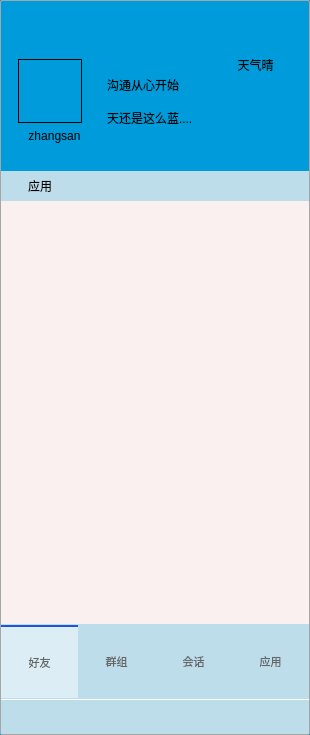
<?xml version="1.0" encoding="UTF-8"?>
<ui version="4.0">
 <class>MainWindow</class>
 <widget class="QWidget" name="MainWindow">
  <property name="geometry">
   <rect>
    <x>0</x>
    <y>0</y>
    <width>310</width>
    <height>735</height>
   </rect>
  </property>
  <property name="maximumSize">
   <size>
    <width>362</width>
    <height>16777215</height>
   </size>
  </property>
  <property name="windowTitle">
   <string>畅想聊天APP</string>
  </property>
  <property name="windowIcon">
   <iconset resource="resource.qrc">
    <normaloff>:/resource/background/app.png</normaloff>:/resource/background/app.png</iconset>
  </property>
  <property name="styleSheet">
   <string notr="true">QWidget#widgetBottom {
    /*background-image: url(:/resource/background/background.png);*/
    background-color: #009bdb;

}

QWidget#widgetButtons {
    background-color: #CAEEEEEE;
}

QWidget#widgetMenu {
    border-top: 1px solid #FFFFFF;
    background-color: #CAEEEEEE;
}

QWidget#widgetButtons QToolButton {
    border: none;
    padding-top: 5px;
    padding-bottom: 5px;
    min-width: 75px;
    min-height: 58px;
    color: #666666;
    font: 11px;
}

QWidget#widgetButtons QToolButton:hover {
    border: none;
    min-width: 90px;
    color: #666666;
    font-family: &quot;微软雅黑&quot;;
    font: 11px;
}

QWidget#widgetButtons QToolButton:checked {
    border-top: 2px solid #2254D8;
    background-color: #7AFFFFFF;
}
/*系统底部菜单界面样式设计*/
QWidget#widgetMenu QToolButton {
    border: none;
    border-radius: 0px;
    background-color: none;
}

QWidget#widgetMenu QToolButton:hover {
    border: none;
    border-radius: 0px;
    background-color: #E2EFE8;
}

QPushButton#btnSysMenu {
    border: none;
    border-radius: 0px;
    background-color: none;
}

QPushButton#btnSysMenu:hover {
    border: none;
    border-radius: 0px;
    background-color: #E2EFE8;
}

QPushButton#btnSysMenu::menu-indicator {
    width: 0px;
    image: none;
    border: none;
}
QWidget#MainWindow,QWidget#SystemSetting,QWidget#PictureCutDialog,CBaseDialog {
    border: 1px solid #A5A6A8;
    border-radius: 2px;
	
	background-color: #009bdb;
}
QPushButton#btnWinMin,QPushButton#btnWinClose, QPushButton#btnWinMenu {
    border: none;
    background-color: transparent;
    min-width: 24px;
    min-height: 24px;
}
QWidget#widgetConVT  {
	
	background-color: rgb(189, 221, 235);
}</string>
  </property>
  <layout class="QVBoxLayout" name="verticalLayout">
   <property name="spacing">
    <number>0</number>
   </property>
   <property name="leftMargin">
    <number>1</number>
   </property>
   <property name="topMargin">
    <number>1</number>
   </property>
   <property name="rightMargin">
    <number>1</number>
   </property>
   <property name="bottomMargin">
    <number>1</number>
   </property>
   <item>
    <widget class="QWidget" name="widgetUserInfo" native="true">
     <property name="minimumSize">
      <size>
       <width>0</width>
       <height>170</height>
      </size>
     </property>
     <property name="maximumSize">
      <size>
       <width>16777215</width>
       <height>170</height>
      </size>
     </property>
     <layout class="QVBoxLayout" name="verticalLayout_9">
      <property name="spacing">
       <number>0</number>
      </property>
      <property name="leftMargin">
       <number>1</number>
      </property>
      <property name="topMargin">
       <number>1</number>
      </property>
      <property name="rightMargin">
       <number>1</number>
      </property>
      <property name="bottomMargin">
       <number>1</number>
      </property>
      <item>
       <widget class="QWidget" name="widgetWinBar" native="true">
        <property name="minimumSize">
         <size>
          <width>0</width>
          <height>30</height>
         </size>
        </property>
        <property name="maximumSize">
         <size>
          <width>16777215</width>
          <height>30</height>
         </size>
        </property>
        <property name="styleSheet">
         <string notr="true">QPushButton#btnWinMin,QPushButton#btnWinClose, QPushButton#btnWinMenu {
    border: none;
    background-color: transparent;
    min-width: 24px;
    min-height: 24px;
}</string>
        </property>
        <layout class="QHBoxLayout" name="horizontalLayout_7">
         <property name="spacing">
          <number>0</number>
         </property>
         <property name="leftMargin">
          <number>0</number>
         </property>
         <property name="topMargin">
          <number>0</number>
         </property>
         <property name="rightMargin">
          <number>5</number>
         </property>
         <property name="bottomMargin">
          <number>0</number>
         </property>
         <item>
          <widget class="QLabel" name="label_9">
           <property name="minimumSize">
            <size>
             <width>30</width>
             <height>0</height>
            </size>
           </property>
           <property name="text">
            <string/>
           </property>
           <property name="pixmap">
            <pixmap resource="images.qrc">:/images/wechat.png</pixmap>
           </property>
          </widget>
         </item>
         <item>
          <spacer name="horizontalSpacer">
           <property name="orientation">
            <enum>Qt::Horizontal</enum>
           </property>
           <property name="sizeHint" stdset="0">
            <size>
             <width>220</width>
             <height>20</height>
            </size>
           </property>
          </spacer>
         </item>
         <item>
          <widget class="QPushButton" name="btnWinMenu">
           <property name="focusPolicy">
            <enum>Qt::NoFocus</enum>
           </property>
           <property name="text">
            <string/>
           </property>
           <property name="icon">
            <iconset resource="resource.qrc">
             <normaloff>:/resource/common/ic_login_cfg.png</normaloff>:/resource/common/ic_login_cfg.png</iconset>
           </property>
          </widget>
         </item>
         <item>
          <widget class="QPushButton" name="btnWinMin">
           <property name="focusPolicy">
            <enum>Qt::NoFocus</enum>
           </property>
           <property name="text">
            <string/>
           </property>
           <property name="icon">
            <iconset resource="resource.qrc">
             <normaloff>:/resource/common/ic_min.png</normaloff>:/resource/common/ic_min.png</iconset>
           </property>
          </widget>
         </item>
         <item>
          <widget class="QPushButton" name="btnWinClose">
           <property name="focusPolicy">
            <enum>Qt::NoFocus</enum>
           </property>
           <property name="text">
            <string/>
           </property>
           <property name="icon">
            <iconset resource="resource.qrc">
             <normaloff>:/resource/common/ic_close_white.png</normaloff>:/resource/common/ic_close_white.png</iconset>
           </property>
          </widget>
         </item>
        </layout>
       </widget>
      </item>
      <item>
       <layout class="QHBoxLayout" name="horizontalLayout_8">
        <property name="spacing">
         <number>5</number>
        </property>
        <property name="leftMargin">
         <number>5</number>
        </property>
        <property name="rightMargin">
         <number>5</number>
        </property>
        <item>
         <widget class="QWidget" name="widget" native="true">
          <layout class="QVBoxLayout" name="verticalLayout_2">
           <item>
            <spacer name="verticalSpacer_4">
             <property name="orientation">
              <enum>Qt::Vertical</enum>
             </property>
             <property name="sizeHint" stdset="0">
              <size>
               <width>20</width>
               <height>40</height>
              </size>
             </property>
            </spacer>
           </item>
           <item>
            <widget class="WidgetHead" name="widgetHead" native="true">
             <property name="minimumSize">
              <size>
               <width>64</width>
               <height>64</height>
              </size>
             </property>
             <property name="maximumSize">
              <size>
               <width>64</width>
               <height>64</height>
              </size>
             </property>
             <property name="styleSheet">
              <string notr="true">border: 1px solid #000000;</string>
             </property>
             <layout class="QHBoxLayout" name="horizontalLayout_9">
              <property name="spacing">
               <number>0</number>
              </property>
              <property name="leftMargin">
               <number>0</number>
              </property>
              <property name="topMargin">
               <number>0</number>
              </property>
              <property name="rightMargin">
               <number>0</number>
              </property>
              <property name="bottomMargin">
               <number>0</number>
              </property>
             </layout>
            </widget>
           </item>
           <item>
            <widget class="QLabel" name="labelUser">
             <property name="text">
              <string>zhangsan</string>
             </property>
             <property name="alignment">
              <set>Qt::AlignCenter</set>
             </property>
            </widget>
           </item>
           <item>
            <spacer name="verticalSpacer_3">
             <property name="orientation">
              <enum>Qt::Vertical</enum>
             </property>
             <property name="sizeHint" stdset="0">
              <size>
               <width>20</width>
               <height>40</height>
              </size>
             </property>
            </spacer>
           </item>
          </layout>
         </widget>
        </item>
        <item>
         <layout class="QVBoxLayout" name="verticalLayout_7">
          <property name="spacing">
           <number>15</number>
          </property>
          <item>
           <spacer name="verticalSpacer_2">
            <property name="orientation">
             <enum>Qt::Vertical</enum>
            </property>
            <property name="sizeHint" stdset="0">
             <size>
              <width>20</width>
              <height>40</height>
             </size>
            </property>
           </spacer>
          </item>
          <item>
           <widget class="QLabel" name="labelUserName">
            <property name="text">
             <string>沟通从心开始</string>
            </property>
           </widget>
          </item>
          <item>
           <widget class="QLabel" name="labelUserMask">
            <property name="text">
             <string>天还是这么蓝....</string>
            </property>
           </widget>
          </item>
          <item>
           <spacer name="verticalSpacer">
            <property name="orientation">
             <enum>Qt::Vertical</enum>
            </property>
            <property name="sizeHint" stdset="0">
             <size>
              <width>20</width>
              <height>40</height>
             </size>
            </property>
           </spacer>
          </item>
         </layout>
        </item>
        <item>
         <layout class="QVBoxLayout" name="verticalLayout_8">
          <item>
           <widget class="QLabel" name="label_10">
            <property name="text">
             <string>天气晴</string>
            </property>
            <property name="alignment">
             <set>Qt::AlignCenter</set>
            </property>
           </widget>
          </item>
          <item>
           <widget class="QLabel" name="label_12">
            <property name="text">
             <string/>
            </property>
            <property name="alignment">
             <set>Qt::AlignCenter</set>
            </property>
           </widget>
          </item>
         </layout>
        </item>
       </layout>
      </item>
     </layout>
    </widget>
   </item>
   <item>
    <widget class="AnimationStackedWidget" name="GCStackedWidget">
     <property name="styleSheet">
      <string notr="true"/>
     </property>
     <property name="currentIndex">
      <number>3</number>
     </property>
     <widget class="QWidget" name="page2">
      <layout class="QVBoxLayout" name="verticalLayout_4">
       <property name="spacing">
        <number>0</number>
       </property>
       <property name="leftMargin">
        <number>0</number>
       </property>
       <property name="topMargin">
        <number>0</number>
       </property>
       <property name="rightMargin">
        <number>0</number>
       </property>
       <property name="bottomMargin">
        <number>0</number>
       </property>
       <item>
        <widget class="QWidget" name="widgetFrindT" native="true">
         <property name="maximumSize">
          <size>
           <width>16777215</width>
           <height>30</height>
          </size>
         </property>
         <property name="styleSheet">
          <string notr="true">background-color: rgb(189, 221, 235);</string>
         </property>
         <layout class="QHBoxLayout" name="horizontalLayout_3" stretch="0,1">
          <property name="spacing">
           <number>10</number>
          </property>
          <property name="leftMargin">
           <number>10</number>
          </property>
          <property name="topMargin">
           <number>0</number>
          </property>
          <property name="rightMargin">
           <number>0</number>
          </property>
          <property name="bottomMargin">
           <number>0</number>
          </property>
          <item>
           <widget class="QLabel" name="label_3">
            <property name="text">
             <string/>
            </property>
            <property name="pixmap">
             <pixmap resource="resource.qrc">:/resource/images/ic_user.png</pixmap>
            </property>
            <property name="scaledContents">
             <bool>false</bool>
            </property>
           </widget>
          </item>
          <item>
           <widget class="QLabel" name="label_4">
            <property name="styleSheet">
             <string notr="true"/>
            </property>
            <property name="text">
             <string>联系人</string>
            </property>
           </widget>
          </item>
         </layout>
        </widget>
       </item>
       <item>
        <widget class="QQListWidget" name="frindListWidget" native="true">
         <property name="styleSheet">
          <string notr="true">background-color: rgb(250, 240, 240);</string>
         </property>
        </widget>
       </item>
      </layout>
     </widget>
     <widget class="QWidget" name="page3">
      <layout class="QVBoxLayout" name="verticalLayout_3">
       <property name="spacing">
        <number>0</number>
       </property>
       <property name="leftMargin">
        <number>0</number>
       </property>
       <property name="topMargin">
        <number>0</number>
       </property>
       <property name="rightMargin">
        <number>0</number>
       </property>
       <property name="bottomMargin">
        <number>0</number>
       </property>
       <item>
        <widget class="QWidget" name="widgetGroupT" native="true">
         <property name="maximumSize">
          <size>
           <width>16777215</width>
           <height>30</height>
          </size>
         </property>
         <property name="styleSheet">
          <string notr="true">background-color: rgb(189, 221, 235);</string>
         </property>
         <layout class="QHBoxLayout" name="horizontalLayout_4" stretch="0,1">
          <property name="spacing">
           <number>10</number>
          </property>
          <property name="leftMargin">
           <number>10</number>
          </property>
          <property name="topMargin">
           <number>0</number>
          </property>
          <property name="rightMargin">
           <number>0</number>
          </property>
          <property name="bottomMargin">
           <number>0</number>
          </property>
          <item>
           <widget class="QLabel" name="label_5">
            <property name="text">
             <string/>
            </property>
            <property name="pixmap">
             <pixmap resource="resource.qrc">:/resource/images/ic_group.png</pixmap>
            </property>
            <property name="scaledContents">
             <bool>false</bool>
            </property>
           </widget>
          </item>
          <item>
           <widget class="QLabel" name="label_6">
            <property name="text">
             <string>群组</string>
            </property>
           </widget>
          </item>
         </layout>
        </widget>
       </item>
       <item>
        <widget class="QQListWidget" name="groupListWidget" native="true">
         <property name="styleSheet">
          <string notr="true">background-color: rgb(250, 240, 240);</string>
         </property>
        </widget>
       </item>
      </layout>
     </widget>
     <widget class="QWidget" name="page">
      <layout class="QVBoxLayout" name="verticalLayout_10">
       <property name="spacing">
        <number>0</number>
       </property>
       <property name="leftMargin">
        <number>0</number>
       </property>
       <property name="topMargin">
        <number>0</number>
       </property>
       <property name="rightMargin">
        <number>0</number>
       </property>
       <property name="bottomMargin">
        <number>0</number>
       </property>
       <item>
        <widget class="QWidget" name="widgetConVT" native="true">
         <property name="maximumSize">
          <size>
           <width>16777215</width>
           <height>30</height>
          </size>
         </property>
         <property name="styleSheet">
          <string notr="true">background-color: rgb(189, 221, 235);</string>
         </property>
         <layout class="QHBoxLayout" name="horizontalLayout_2" stretch="0,1">
          <property name="spacing">
           <number>10</number>
          </property>
          <property name="leftMargin">
           <number>10</number>
          </property>
          <property name="topMargin">
           <number>0</number>
          </property>
          <property name="rightMargin">
           <number>0</number>
          </property>
          <property name="bottomMargin">
           <number>0</number>
          </property>
          <item>
           <widget class="QLabel" name="label">
            <property name="styleSheet">
             <string notr="true"/>
            </property>
            <property name="text">
             <string/>
            </property>
            <property name="pixmap">
             <pixmap resource="resource.qrc">:/resource/images/ic_chat.png</pixmap>
            </property>
            <property name="scaledContents">
             <bool>false</bool>
            </property>
           </widget>
          </item>
          <item>
           <widget class="QLabel" name="label_2">
            <property name="text">
             <string>会话</string>
            </property>
           </widget>
          </item>
         </layout>
        </widget>
       </item>
       <item>
        <widget class="QQListWidget" name="convationListWidget" native="true">
         <property name="styleSheet">
          <string notr="true">background-color: rgb(250, 240, 240);</string>
         </property>
        </widget>
       </item>
      </layout>
     </widget>
     <widget class="QWidget" name="page_2">
      <layout class="QVBoxLayout" name="verticalLayout_6">
       <property name="spacing">
        <number>0</number>
       </property>
       <property name="leftMargin">
        <number>0</number>
       </property>
       <property name="topMargin">
        <number>0</number>
       </property>
       <property name="rightMargin">
        <number>0</number>
       </property>
       <property name="bottomMargin">
        <number>0</number>
       </property>
       <item>
        <widget class="QWidget" name="widgetApply" native="true">
         <property name="maximumSize">
          <size>
           <width>16777215</width>
           <height>30</height>
          </size>
         </property>
         <property name="styleSheet">
          <string notr="true">background-color: rgb(189, 221, 235);</string>
         </property>
         <layout class="QHBoxLayout" name="horizontalLayout_6" stretch="0,1">
          <property name="spacing">
           <number>10</number>
          </property>
          <property name="leftMargin">
           <number>10</number>
          </property>
          <property name="topMargin">
           <number>0</number>
          </property>
          <property name="rightMargin">
           <number>0</number>
          </property>
          <property name="bottomMargin">
           <number>0</number>
          </property>
          <item>
           <widget class="QLabel" name="label_7">
            <property name="text">
             <string/>
            </property>
            <property name="pixmap">
             <pixmap resource="resource.qrc">:/resource/images/ic_app.png</pixmap>
            </property>
            <property name="scaledContents">
             <bool>false</bool>
            </property>
           </widget>
          </item>
          <item>
           <widget class="QLabel" name="label_8">
            <property name="text">
             <string>应用</string>
            </property>
           </widget>
          </item>
         </layout>
        </widget>
       </item>
       <item>
        <widget class="QQListWidget" name="widget_5" native="true">
         <property name="styleSheet">
          <string notr="true">background-color: rgb(250, 240, 240);</string>
         </property>
        </widget>
       </item>
      </layout>
     </widget>
    </widget>
   </item>
   <item>
    <widget class="QWidget" name="widgetBottom" native="true">
     <property name="minimumSize">
      <size>
       <width>0</width>
       <height>110</height>
      </size>
     </property>
     <property name="maximumSize">
      <size>
       <width>16777215</width>
       <height>110</height>
      </size>
     </property>
     <layout class="QVBoxLayout" name="verticalLayout_5">
      <property name="spacing">
       <number>0</number>
      </property>
      <property name="leftMargin">
       <number>0</number>
      </property>
      <property name="topMargin">
       <number>0</number>
      </property>
      <property name="rightMargin">
       <number>0</number>
      </property>
      <property name="bottomMargin">
       <number>0</number>
      </property>
      <item>
       <widget class="QWidget" name="widgetButtons" native="true">
        <property name="minimumSize">
         <size>
          <width>0</width>
          <height>65</height>
         </size>
        </property>
        <layout class="QHBoxLayout" name="horizontalLayout">
         <property name="spacing">
          <number>0</number>
         </property>
         <property name="leftMargin">
          <number>0</number>
         </property>
         <property name="topMargin">
          <number>0</number>
         </property>
         <property name="rightMargin">
          <number>0</number>
         </property>
         <property name="bottomMargin">
          <number>0</number>
         </property>
         <item>
          <widget class="QToolButton" name="btnFrind">
           <property name="text">
            <string>好友</string>
           </property>
           <property name="icon">
            <iconset resource="resource.qrc">
             <normaloff>:/resource/images/contacts.png</normaloff>:/resource/images/contacts.png</iconset>
           </property>
           <property name="iconSize">
            <size>
             <width>24</width>
             <height>24</height>
            </size>
           </property>
           <property name="checkable">
            <bool>true</bool>
           </property>
           <property name="checked">
            <bool>true</bool>
           </property>
           <property name="toolButtonStyle">
            <enum>Qt::ToolButtonTextUnderIcon</enum>
           </property>
          </widget>
         </item>
         <item>
          <widget class="QToolButton" name="btnGroup">
           <property name="text">
            <string>群组</string>
           </property>
           <property name="icon">
            <iconset resource="resource.qrc">
             <normaloff>:/resource/images/group_normal.png</normaloff>:/resource/images/group_normal.png</iconset>
           </property>
           <property name="iconSize">
            <size>
             <width>24</width>
             <height>24</height>
            </size>
           </property>
           <property name="checkable">
            <bool>true</bool>
           </property>
           <property name="toolButtonStyle">
            <enum>Qt::ToolButtonTextUnderIcon</enum>
           </property>
          </widget>
         </item>
         <item>
          <widget class="QToolButton" name="btnConversation">
           <property name="toolTip">
            <string>会话</string>
           </property>
           <property name="text">
            <string>会话</string>
           </property>
           <property name="icon">
            <iconset resource="resource.qrc">
             <normaloff>:/resource/images/conversation_normal.png</normaloff>:/resource/images/conversation_normal.png</iconset>
           </property>
           <property name="iconSize">
            <size>
             <width>24</width>
             <height>24</height>
            </size>
           </property>
           <property name="checkable">
            <bool>true</bool>
           </property>
           <property name="checked">
            <bool>false</bool>
           </property>
           <property name="toolButtonStyle">
            <enum>Qt::ToolButtonTextUnderIcon</enum>
           </property>
          </widget>
         </item>
         <item>
          <widget class="QToolButton" name="btnApplay">
           <property name="toolTip">
            <string>应用</string>
           </property>
           <property name="text">
            <string>应用</string>
           </property>
           <property name="icon">
            <iconset resource="resource.qrc">
             <normaloff>:/resource/images/applay.png</normaloff>:/resource/images/applay.png</iconset>
           </property>
           <property name="iconSize">
            <size>
             <width>24</width>
             <height>24</height>
            </size>
           </property>
           <property name="checkable">
            <bool>true</bool>
           </property>
           <property name="checked">
            <bool>false</bool>
           </property>
           <property name="toolButtonStyle">
            <enum>Qt::ToolButtonTextUnderIcon</enum>
           </property>
          </widget>
         </item>
        </layout>
       </widget>
      </item>
      <item>
       <widget class="QWidget" name="widgetMenu" native="true">
        <property name="minimumSize">
         <size>
          <width>0</width>
          <height>35</height>
         </size>
        </property>
        <property name="maximumSize">
         <size>
          <width>16777215</width>
          <height>35</height>
         </size>
        </property>
        <layout class="QHBoxLayout" name="horizontalLayout_5">
         <property name="spacing">
          <number>5</number>
         </property>
         <property name="leftMargin">
          <number>10</number>
         </property>
         <property name="topMargin">
          <number>2</number>
         </property>
         <property name="rightMargin">
          <number>10</number>
         </property>
         <property name="bottomMargin">
          <number>2</number>
         </property>
         <item>
          <widget class="QPushButton" name="btnSysMenu">
           <property name="minimumSize">
            <size>
             <width>0</width>
             <height>30</height>
            </size>
           </property>
           <property name="toolTip">
            <string>系统菜单</string>
           </property>
           <property name="text">
            <string/>
           </property>
           <property name="icon">
            <iconset resource="resource.qrc">
             <normaloff>:/resource/common/ic_sysmen.png</normaloff>:/resource/common/ic_sysmen.png</iconset>
           </property>
           <property name="iconSize">
            <size>
             <width>24</width>
             <height>24</height>
            </size>
           </property>
          </widget>
         </item>
         <item>
          <widget class="QToolButton" name="tbtnAddUser">
           <property name="minimumSize">
            <size>
             <width>0</width>
             <height>30</height>
            </size>
           </property>
           <property name="toolTip">
            <string>添加好友</string>
           </property>
           <property name="text">
            <string/>
           </property>
           <property name="icon">
            <iconset resource="resource.qrc">
             <normaloff>:/resource/common/ic_user_add.png</normaloff>:/resource/common/ic_user_add.png</iconset>
           </property>
           <property name="iconSize">
            <size>
             <width>24</width>
             <height>24</height>
            </size>
           </property>
          </widget>
         </item>
         <item>
          <spacer name="horizontalSpacer_2">
           <property name="orientation">
            <enum>Qt::Horizontal</enum>
           </property>
           <property name="sizeHint" stdset="0">
            <size>
             <width>40</width>
             <height>20</height>
            </size>
           </property>
          </spacer>
         </item>
         <item>
          <widget class="QToolButton" name="tbtnWeather">
           <property name="minimumSize">
            <size>
             <width>0</width>
             <height>30</height>
            </size>
           </property>
           <property name="toolTip">
            <string>天气查询</string>
           </property>
           <property name="text">
            <string/>
           </property>
           <property name="icon">
            <iconset resource="resource.qrc">
             <normaloff>:/resource/common/ic_weather.png</normaloff>:/resource/common/ic_weather.png</iconset>
           </property>
           <property name="iconSize">
            <size>
             <width>24</width>
             <height>24</height>
            </size>
           </property>
          </widget>
         </item>
         <item>
          <widget class="QToolButton" name="tbtnCalendar">
           <property name="minimumSize">
            <size>
             <width>0</width>
             <height>30</height>
            </size>
           </property>
           <property name="toolTip">
            <string>日历</string>
           </property>
           <property name="text">
            <string/>
           </property>
           <property name="icon">
            <iconset resource="resource.qrc">
             <normaloff>:/resource/common/ic_calendar.png</normaloff>:/resource/common/ic_calendar.png</iconset>
           </property>
           <property name="iconSize">
            <size>
             <width>24</width>
             <height>24</height>
            </size>
           </property>
          </widget>
         </item>
        </layout>
       </widget>
      </item>
     </layout>
    </widget>
   </item>
  </layout>
 </widget>
 <layoutdefault spacing="6" margin="11"/>
 <customwidgets>
  <customwidget>
   <class>WidgetHead</class>
   <extends>QWidget</extends>
   <header>widgethead.h</header>
   <container>1</container>
  </customwidget>
  <customwidget>
   <class>QQListWidget</class>
   <extends>QWidget</extends>
   <header location="global">qqlist/qqlistwidget.h</header>
   <container>1</container>
  </customwidget>
  <customwidget>
   <class>AnimationStackedWidget</class>
   <extends>QStackedWidget</extends>
   <header location="global">animationstackedwidget.h</header>
   <container>1</container>
  </customwidget>
 </customwidgets>
 <resources>
  <include location="resource.qrc"/>
  <include location="images.qrc"/>
 </resources>
 <connections>
  <connection>
   <sender>btnWinMin</sender>
   <signal>clicked()</signal>
   <receiver>MainWindow</receiver>
   <slot>showMinimized()</slot>
   <hints>
    <hint type="sourcelabel">
     <x>265</x>
     <y>13</y>
    </hint>
    <hint type="destinationlabel">
     <x>330</x>
     <y>81</y>
    </hint>
   </hints>
  </connection>
  <connection>
   <sender>btnWinClose</sender>
   <signal>clicked()</signal>
   <receiver>MainWindow</receiver>
   <slot>hide()</slot>
   <hints>
    <hint type="sourcelabel">
     <x>288</x>
     <y>17</y>
    </hint>
    <hint type="destinationlabel">
     <x>399</x>
     <y>54</y>
    </hint>
   </hints>
  </connection>
 </connections>
</ui>
